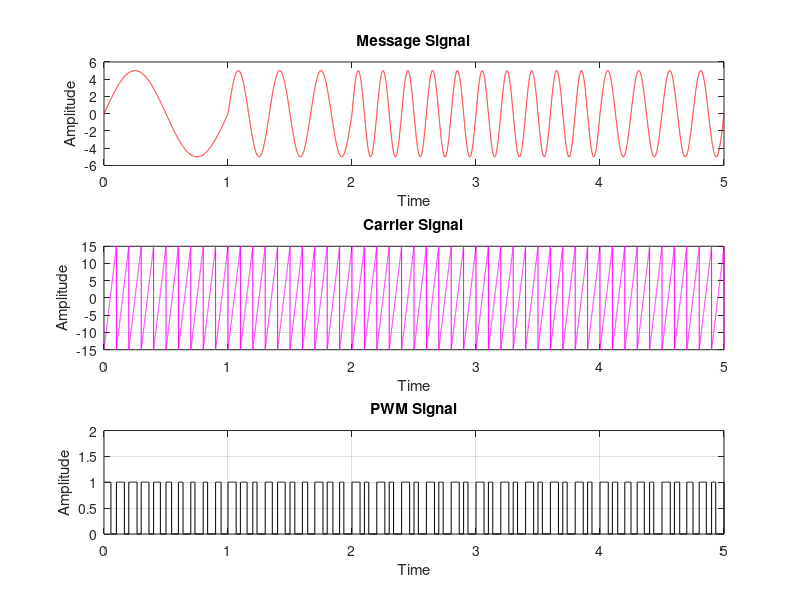

Reproduce this figure in MATLAB.
%This MATLAB code generates three signals: a randomly modulated message signal, a carrier signal as a sawtooth wave with double the message signal's maximum frequency, and a Pulse Width Modulation (PWM) signal by comparing the message and carrier signals. The signals are displayed in separate subplots for analysis and visualization.
%% Modulating signal
clc;clear
t=0:0.0001:5;%Creating time vector
n=length(t);%Finding l vector length
r = randi([1 5],1,5);%Generating random frecuency from 1 to 5(5 terms)
vm=zeros(1,length(t));%Pre-allocating variables
vm(1:round(n/5))=5*sin(2*pi*r(1)*t(1:round(n/5)));%Bucle to generate random sine signal modulating
for o=1:4
vm(round(o*n/5):round((o+1)*n/5))=5*sin(2*pi*r(o+1)*t(round(o*n/5):round((o+1)*n/5)));
end
fmx=max(r);%Max frecuency
%% Carrier signal
fc=2*fmx;%Twice max frecuency(Nyquist theorem)
vc = 15*sawtooth(2*pi*fc*t);%Sawtooth signal: carrier
%% Code
pwm=zeros(1,n);%Pre-allocating variables
for i=1:n%comparing both vector: Carrier and modulating signals
    if(vm(i)>=vc(i))
        pwm(i)=1;
    else
        pwm(i)=0;
    end
end
%subploting signals
subplot(3,1,1);
plot(t,vm,'r');
xlabel('Time');
ylabel('Amplitude');
title('Message Signal');
xlim([0 5])

subplot(3,1,2); 
plot(t,vc,'m');
xlim([0 5])
xlabel('Time');
ylabel('Amplitude');
title('Carrier Signal');
grid on;

subplot(3,1,3);
plot(t,pwm,'k');
xlabel('Time');
ylabel('Amplitude');
title('PWM Signal');
axis([0 5 0 2]);
grid on;